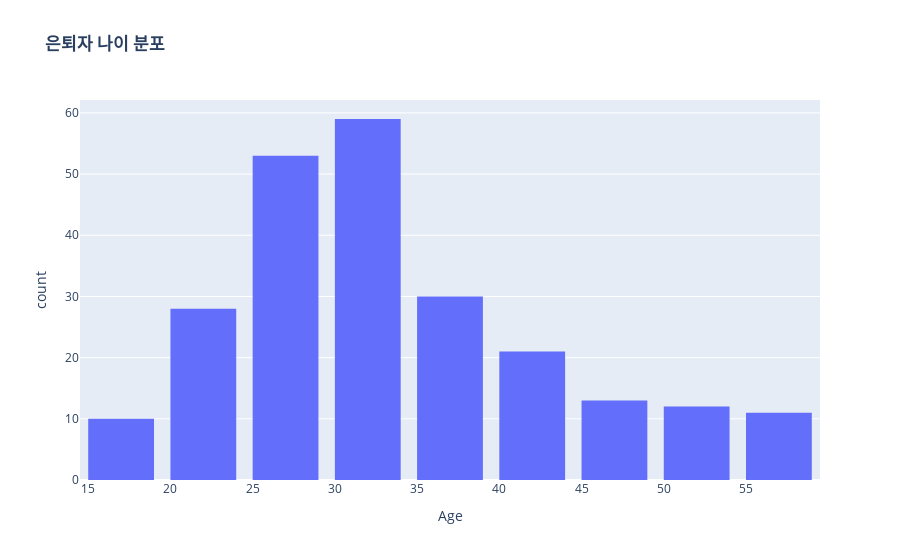

Notebook cell for this chart:
### Markdown cell above
#### 1. 나이별 은퇴 여부 확인하기
25 ~ 35세가 많이 분포하고 있으며, 전체 대상자의 나이 분포에 비해 25~30세의 은퇴 비율이 높으며, 35~40세의 은퇴 비율이 낮다.

### Code cell
import plotly.express as px

fig = px.histogram(data[data['Attrition'] == 'Yes'], x="Age", nbins = 10, title='<b>은퇴자 나이 분포</b>')
fig.update_layout(bargap=0.2)
fig.show()
py.plot(fig, filename = 'Age_Attrition', auto_open=True)

### Figure 1 — Plotly figure (JSON) as saved in the notebook; plotly's stock layout.template omitted (floating-point values rounded to 4 significant figures; data arrays with more than 128 entries replaced by an {"elided": "..."} marker saying what was removed)
{"data": [{"alignmentgroup": "True", "bingroup": "x", "hovertemplate": "Age=%{x}<br>count=%{y}<extra></extra>", "legendgroup": "", "marker": {"color": "#636efa", "pattern": {"shape": ""}}, "name": "", "nbinsx": 10, "offsetgroup": "", "orientation": "v", "showlegend": false, "type": "histogram", "x": {"elided": "237 int values"}, "xaxis": "x", "yaxis": "y"}], "layout": {"bargap": 0.2, "barmode": "relative", "legend": {"tracegroupgap": 0}, "title": {"text": "<b>은퇴자 나이 분포</b>"}, "xaxis": {"anchor": "y", "domain": [0, 1], "title": {"text": "Age"}}, "yaxis": {"anchor": "x", "domain": [0, 1], "title": {"text": "count"}}}}
